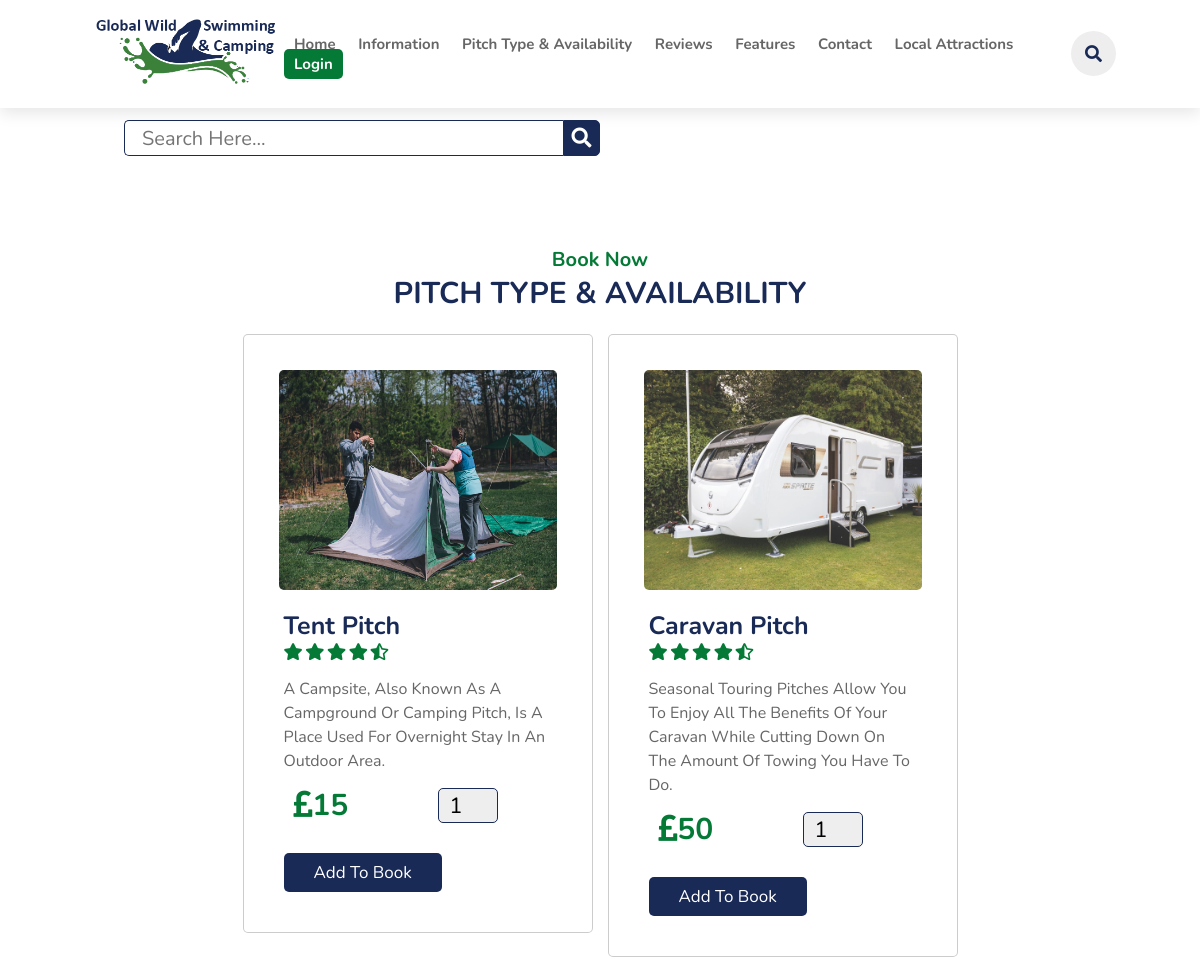
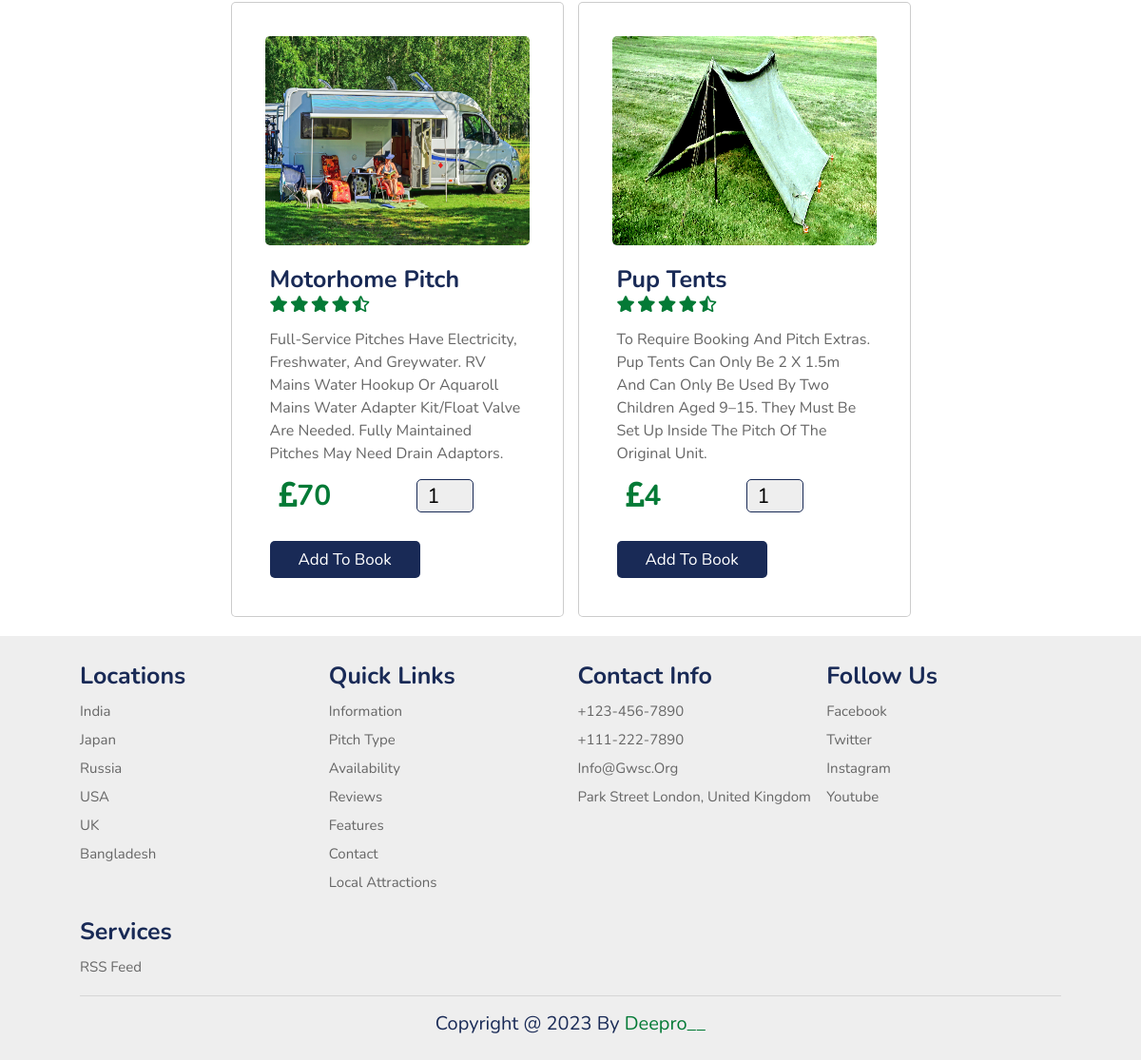
Page /pitch.php on the committed database (2 pictures, top to bottom).
### tables this page shows
CREATE TABLE `pitch` (
  `id` varchar(20) NOT NULL,
  `name` varchar(50) NOT NULL,
  `description` varchar(500) NOT NULL,
  `price` varchar(10) NOT NULL,
  `image` varchar(50) NOT NULL
);

### pitch.php (the view, shortened to what this page needs)
<?php
include 'components/config.php';
?>
<!DOCTYPE html>
<html lang="en">
<head>
    <link rel="stylesheet" href="https://cdn.jsdelivr.net/npm/swiper@8/swiper-bundle.min.css" />
    <link rel="stylesheet" href="https://cdnjs.cloudflare.com/ajax/libs/font-awesome/5.15.3/css/all.min.css" />
    <link rel="stylesheet" href="css/style.css">
</head>
<body>
    <?php include 'components/header.php'; ?>
    <section>
        <form method="post" action="" class="p-search">
            <input type="text" name="search_box" placeholder="search here..." class="box">
            <button type="submit" name="search_btn" class="fas fa-search searchButton"></button>
        </form>
    </section>
    <section>
    </section>
    <section id="availability">
        <div class="availability">
            <h3 class="sub-heading">Book Now</h3>
            <h1 class="heading">Pitch Type & Availability</h1>
            <div class="box-container">
                <?php
                $select_pitch = $conn->prepare("SELECT * FROM `pitch`");
                $select_pitch->execute();
                if ($select_pitch->rowCount() > 0) {
                    while ($fetch_pitch = $select_pitch->fetch(PDO::FETCH_ASSOC)) {
                ?>
                        <form action="" method="POST" class="box">
                            <img src="uploaded_files_pitch/<?= $fetch_pitch['image']; ?>" class="image" alt="">
                            <div class="contect">
                                <h3><?= $fetch_pitch['name'] ?></h3>
                                <div class="stars">
                                    <i class="fas fa-star"></i>
                                    <i class="fas fa-star"></i>
                                    <i class="fas fa-star"></i>
                                    <i class="fas fa-star"></i>
                                    <i class="fas fa-star-half-alt"></i>
                                </div>
                                <p><?= $fetch_pitch['description'] ?></p>
                                <div class="flex-box">
                                    <p class="price"><i class="fas fa-pound-sign"></i><?= $fetch_pitch['price'] ?></p>
                                    <input type="number" name="qty" required min="1" value="1" max="99" maxlength="2" class="qty">
                                </div>
                                <input type="submit" name="add_to_booking" value="add to Book" class="btn">
                            </div>
                        </form>
                <?php
                    }
                } else {
                    echo '<p class="empty">no pitch found!</p>';
                }
                ?>
            </div>
        </div>
    </section>
    <?php include 'components/footer.php'; ?>
</body>
</html>

### css/style.css (style rules this page uses)
:root { --green: #047a36; --black: #192a56; --red: #eb4d4b; --orange: #f39c12; --light-color: #666; --gray-color: #c9c6c6; --box-shadow: 0 .5rem 1.5rem rgba(0, 0, 0, .1); --green-gradient: rgb(6, 129, 57); --white: #fff; --border: .1rem solid rgba(0, 0, 0, .2); }
* { font-family: 'Nunito', sans-serif; margin: 0; padding: 0; box-sizing: border-box; text-decoration: none; outline: none; border: none; text-transform: capitalize; transition: all .2s linear; }
html { font-size: 62.5%; overflow-x: hidden; scroll-padding-top: 5.5rem; scroll-behavior: smooth; }
section { padding: 2rem 7%; }
.sub-heading { text-align: center; color: var(--green); font-size: 2rem; padding-top: 1rem; }
.heading { text-align: center; color: var(--black); font-size: 3rem; padding-bottom: 2rem; text-transform: uppercase; }
.btn { margin-top: 1rem; display: inline-block; font-size: 1.7rem; color: #fff; background: var(--black); border-radius: .5rem; cursor: pointer; padding: .8rem 3rem; }
section .p-search { padding-top: 10rem; width: 50%; position: relative; display: flex; justify-content: right; padding-left: 10rem; }
section .p-search input { width: 100%; border: 0.1rem solid var(--black); border-right: none; padding: 1.7rem; height: 20px; border-radius: 5px 0 0 5px; outline: none; color: var(--light-color); font-size: 2rem; }
section .searchButton { width: 40px; height: 36px; border: 1px solid var(--black); background: var(--black); text-align: center; color: #fff; border-radius: 0 5px 5px 0; cursor: pointer; font-size: 20px; }
.availability .box-container { display: grid; grid-template-columns: repeat(auto-fit, 35rem); align-items: flex-start; justify-content: center; gap: 1.5rem; }
.availability .box-container .box { border: var(--border); box-shadow: var(--box-shodow); background-color: var(--white); padding: 2rem; border-radius: 0.5rem; }
.availability .box-container .box .image { height: 25rem; width: 100%; padding: 1.5rem; overflow: hidden; position: relative; border-radius: 2rem; }
.availability .box-container .box .contect { padding: 2rem; padding-top: 0; }
.availability .box-container .box .contect .stars { padding-bottom: 1rem; }
.availability .box-container .box .contect .stars i { font-size: 1.7rem; color: var(--green); }
.availability .box-container .box .contect h3 { color: var(--black); font-size: 2.5rem; }
.availability .box-container .box .contect p { color: var(--light-color); font-size: 1.6rem; padding: .5rem 0; line-height: 1.5; }
.availability .box-container .box .contect .price { color: var(--green); margin-left: 1rem; font-size: 3rem; padding-right: 8rem; font-weight: bold; }
.availability .box-container .box .contect .flex-box { padding-bottom: 1rem; display: flex; gap: 1rem; align-items: center; }
.availability .box-container .box .contect .flex-box input { padding-left: 1rem; font-size: 2.2rem; border: 0.1rem solid var(--black); border-radius: 0.5rem; margin: 0; height: 3.5rem; width: 6rem; background: #eee; }
@media (max-width:1400px) { section .p-search { padding-left: 4rem; } }

### rows in the picture
pitch: image (picture), name "Tent Pitch", description "A Campsite, Also Known As A Campground Or Camping Pitch, Is A Place Used For Overnight Stay In An Outdoor Area.", price "15"
pitch: image (picture), name "Caravan Pitch", description "Seasonal Touring Pitches Allow You To Enjoy All The Benefits Of Your Caravan While Cutting Down On The Amount Of Towing You Have To Do.", price "50"
pitch: image (picture), name "Motorhome Pitch", description "Full-Service Pitches Have Electricity, Freshwater, And Greywater. RV Mains Water Hookup Or Aquaroll Mains Water Adapter Kit/Float Valve Are Needed. Fully Maintained Pitches May Need Drain Adaptors.", price "70"
pitch: image (picture), name "Pup Tents", description "To Require Booking And Pitch Extras. Pup Tents Can Only Be 2 X 1.5m And Can Only Be Used By Two Children Aged 9–15. They Must Be Set Up Inside The Pitch Of The Original Unit.", price "4"
